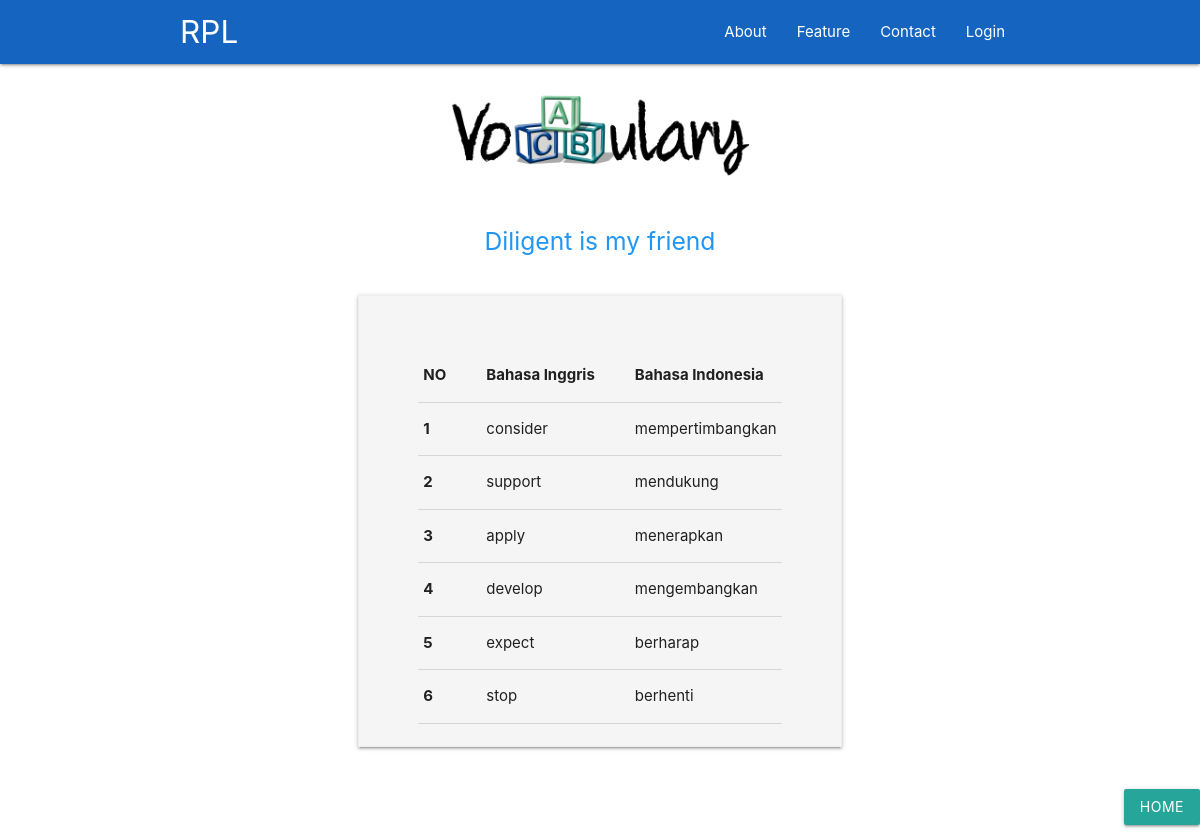
Page /vocab_list.php on the committed database.
### tables this page shows
CREATE TABLE `t_vocabulary` (
  `id_vocabulary` varchar(10) NOT NULL,
  `v_indo` varchar(255) NOT NULL,
  `v_ing` varchar(255) NOT NULL
);

### vocab_list.php (called while the page is built, shortened)
<?php
    require_once "application/lib/koneksi.php";
    require_once "application/functions/app.php";
    require_once "views/header.php";
    $getSoal = getSoal();
    require_once "pages/vocab_list.php";
    ?>

### application/functions/app.php (called while the page is built, shortened)
<?php
function result($query){
    global $link;
    if ($result = mysqli_query($link, $query) or die($query)){
        return $result;
    }
}
function GetSoal(){
    $query = "SELECT v_indo as ind, v_ing as ing FROM t_vocabulary";
    return result($query);
}
?>

### pages/vocab_list.php (the view, shortened to what this page needs)
<html>
  <div class="section"></div>
  <main>
    <center>
      <img class="responsive-img" style="width: 300px;" src="style/img/vocabulary_list.png" />
      <div class="section"></div>
      <h5 class="blue-text darken-2 blue-text">Diligent is my friend</h5>
      <div class="section"></div>
      <div class="container">
        <div class="z-depth-1 grey lighten-4 row" style="display: inline-block; padding: 32px 48px 0px 48px; border: 1px solid #EEE;">
          <form class="col s12" method="post">
            <div class='row'>
              <div class='col s12'>
              </div>
            </div>
            <table class="table">
              <thead class="thead-dark">
                <tr>
                  <th scope="col">NO</th>
                  <th scope="col"> </th>
                  <th scope="col"> </th>
                  <th scope="col"> </th>
                  <th scope="col" >Bahasa Inggris</th>
                  <th scope="col"> </th>
                  <th scope="col"> </th>
                  <th scope="col"> </th>
                  <th scope="col">Bahasa Indonesia</th>
                </tr>
              </thead>
            <?php
                $i = 1;
                while($row = mysqli_fetch_assoc($getSoal)){
                    echo '
                    <tbody>
                        <tr>
                        <th scope="row">'.$i.'</th>
                        <td> </td>
                        <td> </td>
                        <td> </td>
                        <td>'.$row['ing'].'</td>
                        <td> </td>
                        <td> </td>
                        <td> </td>
                        <td>'.$row['ind'].'</td>
                        </tr>
                    </tbody>';
                    $i++;
                }
            ?>
            </table>
            <br />
          </form>
        </div>
      </div>
    </center>
    <ul class="right">
      <a href="index.php" class="btn btn-primary btn-lg active" role="button" aria-pressed="true">Home</a>
    </ul>
    <div class="section"></div>
    <div class="section"></div>
  </main>
</body>
</html>

### views/header.php (shortened to what this page needs)
<!DOCTYPE html>
  <html>
    <head>
      <link type="text/css" rel="stylesheet" href="style/css/materialize.min.css"  media="screen,projection"/>
      <link rel="stylesheet" href="style/css/cssku.css">
    </head>
    <body>
    <div class="navbar-fixed">
        <nav class="blue darken-3">
            <div class="container">
                <div class="nav-wrapper">
                    <a href="index.php" class="brand-logo">RPL</a>
                    <ul class="right hide-on-med-and-down">
                    <li><a href="#about">About</a></li>
                    <li><a href="#services">Feature</a></li>
                    <li><a href="#contact">Contact</a></li>
                    <?php
                        if (!empty($_SESSION['user'])){
                        echo '<li><a href="pages/logout.php">Log out</a></li>';
                        } else {
                        echo '<li><a href="login.php">Login</a></li>';
                        }
                    ?>
                    </ul>
                </div>
            </div>
        </nav>
    </div>

### rows in the picture
t_vocabulary: v_ing "consider", v_indo "mempertimbangkan"
t_vocabulary: v_ing "support", v_indo "mendukung"
t_vocabulary: v_ing "apply", v_indo "menerapkan"
t_vocabulary: v_ing "develop", v_indo "mengembangkan"
t_vocabulary: v_ing "expect", v_indo "berharap"
t_vocabulary: v_ing "stop", v_indo "berhenti"
